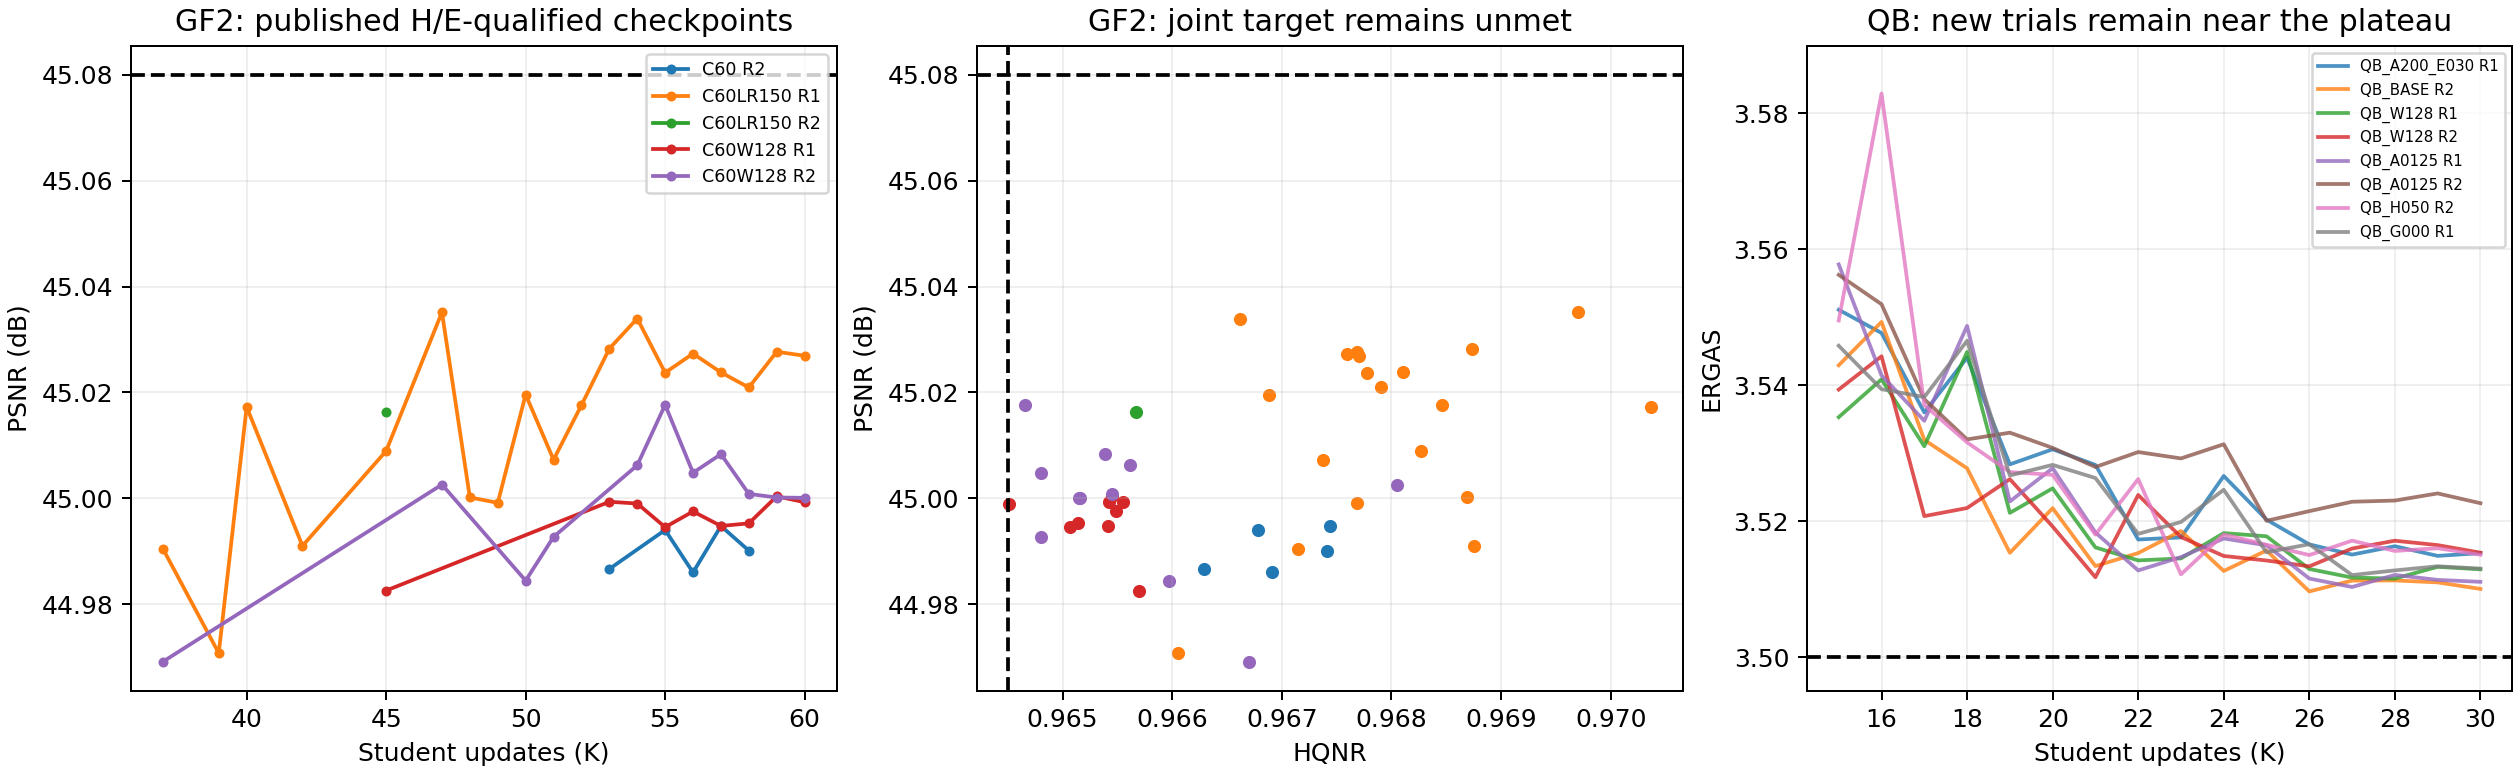

Python code for this plot:
"""Reproduce the Oct 30 audit; local immutable QB evaluations + bounded Sheet snapshot."""
import csv
import json
import math
from datetime import datetime, timezone
from pathlib import Path

ROOT = Path(__file__).resolve().parents[2]
OUT = Path(__file__).with_suffix('')
TARGETS = {'GF2': {'HQNR': .9645, 'ERGAS': .522, 'PSNR': 45.08},
           'QB': {'HQNR': .9315, 'ERGAS': 3.5}, 'WV3': {'HQNR': .9585, 'ERGAS': 2.040}}
read = lambda p: json.loads(p.read_text())


def qualifies(row, sensor):
    t = TARGETS[sensor]
    return row['HQNR'] >= t['HQNR'] and row['ERGAS'] <= t['ERGAS']


def representative(rows, sensor):
    eligible = [r for r in rows if r['HQNR'] >= TARGETS[sensor]['HQNR']]
    return min(eligible, key=lambda r: (r['ERGAS'], -r['HQNR'], r['step'])) if eligible else max(
        rows, key=lambda r: (r['HQNR'], -r['ERGAS'], -r['step']))


report = {'captured_utc': datetime.now(timezone.utc).isoformat(), 'targets': TARGETS,
          'local_QB': [], 'sheet_rows': {}, 'limitations': [
              'GF2: published checkpoints, not all unpublished evaluations or per-scene errors.',
              'GF2 new focus provenance confirms all H/E passes are published.',
              'Adaptive test-set tuning is exploratory; two seeds do not establish confidence intervals.']}
for package in ('panda_s1loss9', 'panda_sensor_refine', 'panda_sensor_focus'):
    for path in sorted((ROOT / 'work_dir' / package).glob('*/s1/QB/campaign_state.json')):
        state = read(path)
        for run in state['runs']:
            folder = path.parent / 'runs' / run['run_id'] / 'attempt_01'
            if run['case'].startswith('S1_') or not (folder / 'config.json').exists():
                continue
            cfg = read(folder / 'config.json')
            rows = []
            for p in sorted(folder.glob('evaluation_*.json')):
                e = read(p)
                assert all(e['qualification'].get(k) for k in ('same_state_verified', 'metrics_complete', 'metrics_finite'))
                rows.append({'step': e['state_before']['completed_update'],
                             **{k: e['fr']['metrics'][k] for k in ('HQNR', 'D_s', 'D_lambda')},
                             **{k: e['rr']['metrics'][k] for k in ('ERGAS', 'PSNR')}})
            if rows:
                report['local_QB'].append({'package': package, 'case': run['case'], 'replica': cfg['replica'],
                    'status': run['status'], 'rows': rows, 'representative': representative(rows, 'QB'),
                    'pass_count': sum(qualifies(r, 'QB') for r in rows),
                    'source': str(folder.relative_to(ROOT)),
                    'settings': {**{k: cfg['stage2_spec'][k] for k in ('alpha', 'gamma', 'student_width')},
                                 'lr': cfg['training_spec']['lr'], 'updates': cfg['planned_horizon']}})

sheet = read(OUT.parent / '2026-10-30_sensor-results-sheet.json')
sheet['WV3'] = read(OUT.parent / '2026-10-30_wv3-sheet-refresh.json')
for sensor in TARGETS:
    rows = []
    prior = read(OUT.parent / '2026-10-30_gf2-prior-sheet.json')['values'] if sensor == 'GF2' else []
    for r in prior + sheet[sensor]['values']:
        if len(r) < 41 or not isinstance(r[3], (int, float)) or not isinstance(r[7], (int, float)):
            continue
        row = {'case': r[30], 'replica': ('R'+str(r[31]) if isinstance(r[31], int) else r[31]), 'campaign': r[28], 'step': r[40],
               'HQNR': r[3], 'ERGAS': r[7], 'PSNR': r[10], 'D_s': r[4], 'D_lambda': r[5],
               'selection': r[2], 'status': r[50] if len(r) > 50 else None}
        row['HE_pass'] = qualifies(row, sensor)
        row['new_target_pass'] = row['HE_pass'] and (sensor != 'GF2' or row['PSNR'] >= 45.08)
        rows.append(row)
    report['sheet_rows'][sensor] = rows
gf2 = [r for r in report['sheet_rows']['GF2'] if 'SENSOR_FOCUS' in r['campaign']]
groups = sorted({(r['case'], r['replica']) for r in gf2})
report['GF2_focus'] = []
for case, rep in groups:
    rows = [r for r in gf2 if (r['case'], r['replica']) == (case, rep)]
    proof = next(p for p in sheet['GF2_provenance'] if p['cfg']['case'] == case and p['cfg']['replica'] == rep)
    pub = proof['publication']
    assert pub['last_logged_status'] == 'COMPLETED'
    assert len({r['step'] for r in rows if r['HE_pass']}) == pub['passed_count']
    report['GF2_focus'].append({'case': case, 'replica': rep, 'candidate_count': pub['candidate_count'],
        'HE_pass_count': pub['passed_count'], 'HQNR_pass_count': pub['hqnr_qualified_count'],
        'three_metric_pass_count': sum(r['new_target_pass'] for r in rows),
        'representative': next(r for r in rows if '대표' in r['selection']),
        'max_PSNR_HE_qualified': max((r for r in rows if r['HE_pass']), key=lambda r: r['PSNR'])})
best = max((r for r in gf2 if r['HE_pass']), key=lambda r: r['PSNR'])
report['GF2_best'] = best
report['GF2_PSNR_gap_dB'] = 45.08 - best['PSNR']
report['GF2_required_geometric_mean_MSE_reduction_fraction'] = 1 - 10 ** (-report['GF2_PSNR_gap_dB'] / 10)
OUT.with_suffix('.json').write_text(json.dumps(report, ensure_ascii=False, indent=2) + '\n')
with OUT.with_suffix('.csv').open('w') as f:
    w = csv.DictWriter(f, fieldnames=['dataset', 'case', 'replica', 'step', 'HQNR', 'ERGAS', 'PSNR', 'D_s', 'D_lambda'], lineterminator='\n')
    w.writeheader()
    for run in report['local_QB']:
        w.writerows(dict(dataset='QB', case=run['case'], replica=run['replica'], **r) for r in run['rows'])
    for r in gf2:
        w.writerow({k: ('GF2' if k == 'dataset' else r[k]) for k in w.fieldnames})

import matplotlib
matplotlib.use('Agg')
import matplotlib.pyplot as plt
fig, axes = plt.subplots(1, 3, figsize=(14, 4.3), constrained_layout=True)
for run in report['GF2_focus']:
    rows = sorted([r for r in gf2 if (r['case'], r['replica']) == (run['case'], run['replica'])], key=lambda r: r['step'])
    axes[0].plot([r['step']/1000 for r in rows], [r['PSNR'] for r in rows], '.-', label=f"{run['case'].replace('GF2_', '')} {run['replica']}")
    axes[1].scatter([r['HQNR'] for r in rows], [r['PSNR'] for r in rows], s=18)
axes[0].axhline(45.08, color='black', ls='--')
axes[1].axhline(45.08, color='black', ls='--')
axes[1].axvline(.9645, color='black', ls='--')
axes[0].set(xlabel='Student updates (K)', ylabel='PSNR (dB)', title='GF2: published H/E-qualified checkpoints')
axes[0].legend(fontsize=7)
axes[1].set(xlabel='HQNR', ylabel='PSNR (dB)', title='GF2: joint target remains unmet')
for run in report['local_QB']:
    if run['package'] == 'panda_sensor_focus' or run['case'] in ('QB_BASE', 'QB_A200_E030'):
        rows = [r for r in run['rows'] if r['step'] >= 15000]
        axes[2].plot([r['step']/1000 for r in rows], [r['ERGAS'] for r in rows], label=run['case']+' '+run['replica'], alpha=.8)
axes[2].axhline(3.5, color='black', ls='--')
axes[2].set(xlabel='Student updates (K)', ylabel='ERGAS', title='QB: new trials remain near the plateau', ylim=(3.495,3.59))
axes[2].legend(fontsize=6)
for ax in axes: ax.grid(alpha=.2)
fig.savefig(OUT.with_suffix('.png'), dpi=180)
fig.savefig(OUT.with_suffix('.pdf'))
print(json.dumps({'GF2_best': best, 'GF2_gap': report['GF2_PSNR_gap_dB'],
                 'QB_focus': [{k:r[k] for k in ('case','replica','representative','pass_count')} for r in report['local_QB'] if r['package']=='panda_sensor_focus']}, ensure_ascii=False))
